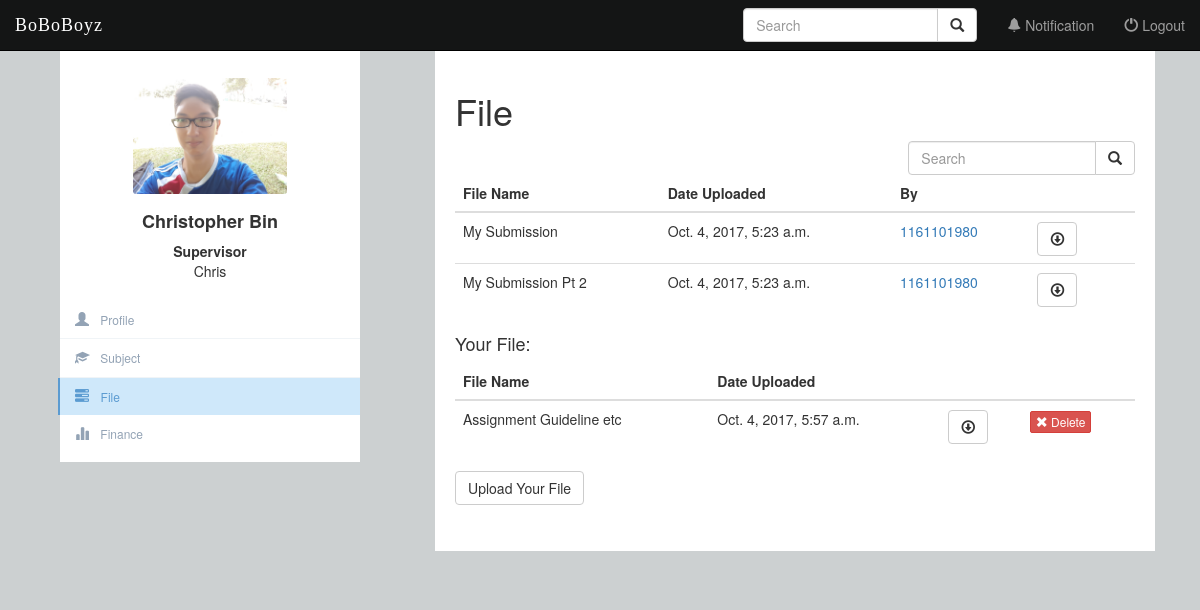
The page /file/ (signed in) on the database its author committed.
### Profile/models.py (models this page shows, shortened)
class BaseProfile(models.Model):
    USER_TYPES = (
        ('Admin', 'Admin'),
        ('Supervisor', 'Supervisor'),
        ('Student', 'Student'),
    )
    GENDERS = (
        ('Female', 'Female'),
        ('Male', 'Male'),
    )
    user = models.OneToOneField(settings.AUTH_USER_MODEL, primary_key=True)
    user_dob = models.DateField(null=True, blank=True, verbose_name="Date of Birth")
    user_gender = models.CharField(choices=GENDERS, verbose_name="Gender", max_length=6)
    user_address = models.TextField(max_length=500, verbose_name="Address")
    user_photo = models.FileField(default="", verbose_name="Profile Picture", null=True, blank=True)
    user_type = models.CharField(choices=USER_TYPES, verbose_name="User Type", max_length=10)
    user_area = models.ForeignKey(Area, blank=True, null=True, on_delete=models.CASCADE, verbose_name="Area")
    class Meta:
        abstract = True

class Students(models.Model):
    STUDENT_TYPE = (
        ('By Research', 'By Research'),
        ('By Coursework', 'By Coursework'),
    )
    STATUS = (
        ('Active', 'Active'),
        ('Terminated', 'Terminated'),
        ('Graduated', 'Graduated'),
    )
    PROGRESS = (
        ('None', 'None'),
        ('Proposal Defense', 'Proposal Defense'),
        ('Work Completion Seminar', 'Work Completion Seminar'),
        ('Thesis Examination', 'Thesis Examination'),
        ('Viva Voce', 'Viva Voce'),
        ('Completed', 'Completed'),
    )
    user_status = models.CharField(choices=STATUS, verbose_name="Academic Status", default='Active', max_length=10)
    user_feesOwed = models.DecimalField(verbose_name="Outstanding Payment", max_digits=7,decimal_places=2,default=0)
    stud_type = models.CharField(choices=STUDENT_TYPE, verbose_name="Student Type", blank=True, null=True, max_length=13)
    br_title = models.CharField(max_length=100, verbose_name="Research Title", unique=True, null=True, blank=True)
    br_progress = models.CharField(choices=PROGRESS, verbose_name="Research Progress", default='None', max_length=23)
    bc_cgpa = MinMaxFloat(min_value=0.0, max_value=4.0, verbose_name="CGPA", default=0.0)
    class Meta:
        abstract = True

class Supervisor(models.Model):
    class Meta:
        abstract = True

class Profile(BaseProfile, Students, Supervisor):
    pass

### file/models.py (models this page shows, shortened)
class File(models.Model):
    file_title = models.CharField(max_length=250, blank=False)
    file_upload = models.FileField(upload_to='File/')
    uploaded_at = models.DateTimeField(auto_now_add=True, blank=True)
    owner = models.ForeignKey(settings.AUTH_USER_MODEL,related_name='file', on_delete=models.CASCADE, null=True)

### file/views.py (the view, shortened to what this page needs)
# urls.py: url(r'^file/', include('file.urls')),
def file(request):
    profile = Profile.objects.get(pk=request.user.id)
    all_profiles = Profile.objects.all().filter(
        Q(user_type="Supervisor") | Q(user_type="Student")
    ).distinct()
    query = request.GET.get("q")
    if profile.user_type == 'Supervisor':
        approved_app = Appointment.objects.filter(lecID=profile.user)
        form = ProgressForm(request.POST or None)
        if request.POST:
            if form.is_valid():
                progress = form.cleaned_data.get("br_progress")
                target_profile.br_progress = progress
                target_profile.save()
        if request.POST.get("reject"):
            appointmentID = request.POST.get('appointment_id', False)
            app = Appointment.objects.get(pk=appointmentID)
            app.status = "Reject"
            app.save()
        elif request.POST.get("accept"):
            appointmentID = request.POST.get('appointment_id', False)
            app = Appointment.objects.get(pk=appointmentID)
            app.status = "Approve"
            app.save()
            return render(request, 'file/File.html', {'my_files': my_files, 'files': files, 'profile': profile, 'approved_app': approved_app})
    elif profile.user_type == 'Student':
        try:
            application = Application.objects.get(app_student=request.user.id)
        except Application.DoesNotExist:
            application = None
            approved_app = Appointment.objects.filter(Q(stuID=profile.user) | Q(status="Pending"))
    if profile.user_type == 'Student':
        try:
            s = Supervise.objects.get(s_student = request.user)
            s1 = s.s_supervisor
            s2 = s.s_cosupervisor
            files = File.objects.filter(Q(owner=s1) | Q(owner=s2))
        except ObjectDoesNotExist:
            files = None
        my_files = File.objects.filter(Q(owner=request.user))
        query = request.GET.get("q")
        if query:
            if files != None:
                files = files.filter(
                    Q(file_title__contains=query)
                ).distinct()
            my_files = my_files.filter(
                Q(file_title__contains=query)
            ).distinct()
            return render(request, 'file/File.html', {'my_files':my_files,'files': files,'profile': profile,})
        else:
            return render(request, 'file/File.html', {'my_files':my_files,'files': files,'profile': profile, })
    elif profile.user_type == 'Supervisor':
        files = []
        try:
            supervise = Supervise.objects.filter(Q(s_supervisor=request.user) | Q(s_cosupervisor=request.user))
            for s in supervise:
                files += File.objects.filter(Q(owner=s.s_student))[:]
        except ObjectDoesNotExist:
            files = None
        my_files = File.objects.filter(Q(owner=request.user))
        query = request.GET.get("q")
        if query:
            files = [x for x in files if query in x.file_title]
            my_files = my_files.filter(
                Q(file_title__contains=query)
            ).distinct()
            return render(request, 'file/File.html', {'my_files':my_files,'files': files,'profile': profile,})
        else:
            return render(request, 'file/File.html', {'my_files':my_files,'files': files,'profile': profile,})
    else:
        logout(request)
        return render(request, 'Profile/login.html', {'error_message': 'You are NOT allowed to enter this page.'})

### file/templates/file/File.html (shortened to what this page needs)
<!DOCTYPE html>
<html lang="en">
{% extends 'Profile/side_bar.html' %}
{% block content %}
{% load staticfiles %}
<div class="col-md-12 col-sm-12 col-xs-12">
				<div class="form-profile">
					<h1>File</h1>
					<div class="table-responsive">
						<form>
							<form class="navbar-form navbar-right" role="search" method="get" action="{% url 'file:file' %}">
								<div class="input-group col-md-4 col-sm-4 col-xs-12 pull-right">
									<input type="text" class="form-control" placeholder="Search" name="q" value="{{ request.GET.q }}">
									<div class="input-group-btn">
										<button class="btn btn-default" type="submit"><i class="glyphicon glyphicon-search"></i></button>
									</div>
								</div>
							</form>
							{% if not files == None %}
								<table class="table ">
									<thead>
									  <tr>
										<th>File Name</th>
										<th>Date Uploaded</th>
										<th>By</th>
										<th></th>
										<th></th>
									  </tr>
									</thead>
									<tbody>
									{% for obj in files %}
									<tr>
									  <td>
										<p>{{ obj.file_title }}</p>
									  </td>
									  <td>
										<p> {{ obj.uploaded_at }}</p>
									  </td>
										<td>
										<a href = "{% url 'Profile:profile' obj.owner.username %}" > {{ obj.owner.username }}</a>
									  </td>
									  <td>
										<a target="_blank" href="{{ obj.file_upload.url }}">
										  <button type="button" class = "btn btn-default glyphicon glyphicon-download"></button>
										</a>
									  </td>
									  <td>
									  </td>
									</tr>
									{% endfor %}
									</tbody>
								  </table>
									<h4>Your File:</h4>
								{% endif %}
								<table class="table ">
							    <thead>
							      <tr>
							        <th>File Name</th>
							        <th>Date Uploaded</th>
								    <th></th>
									<th></th>
							      </tr>
							    </thead>
							    <tbody>
								{% for obj in my_files %}
								<tr>
								  <td>
								  <p>{{ obj.file_title }}</p>
								  </td>
								  <td>
									<p> {{ obj.uploaded_at }}</p>
								  </td>
								  <td>
									<a target="_blank" href="{{ obj.file_upload.url }}">
									  <button type="button" class = "btn btn-default glyphicon glyphicon-download"></button>
									</a>
								  </td>
								  <td>
									  <form action="{% url 'file:delete' obj.id %}" method="post" style="display: inline;">
									  <button type="submit" class="btn btn-danger btn-xs">
										<span class="glyphicon glyphicon-remove"></span> Delete
									  </button>
									</form>
								  </td>
								</tr>
								{% endfor %}
							    </tbody>
							  </table>
								<a href="{% url 'file:upload' %}" class="btn btn-default">Upload Your File</a>
{% endblock %}

### Profile/templates/Profile/side_bar.html (shortened to what this page needs)
{% extends 'Profile/navigation_bar.html' %}
{% block body %}
{% load staticfiles %}
<div class="container-fluid">
	<div class="row profile">
		<div class="col-md-4 col-sm-4 hidden-xs ">
			<div class="profile-sidebar col-md-3 col-sm-3" id="profile-sidebar">
				<div class="profile-userpic">
					<center>
						<button type="button" class="btn btn-userpic">
							{% if profile.user_photo %}
								<img src="{{ profile.user_photo.url }}" class="img-responsive" alt="">
							{% else %}
								<img src="{% static 'Profile/image/default.png' %}" class="img-responsive" alt="">
							{% endif %}
						</button>
					</center>
				</div>
				<div class="profile-usertitle">
					<h4><strong>{{ profile.user.first_name }} {{ profile.user.last_name }}</strong></h4>
					<div>
						<strong>
							{% if profile.user_type == 'Student' %}
								{% if profile.stud_type == 'By Research' %}
									Research Student
								{% elif profile.stud_type == 'By Coursework'%}
									Coursework Student
								{% endif %}
							{% else %}
								{{ profile.user_type }}
							{% endif %}
						</strong>
					</div>
					<div>
						{{ profile.user.username }}
					</div>
				</div>
				<div class="profile-usermenu">
					<ul class = "nav navbar-fixed-left">
						<li {% if request.resolver_match.url_name == 'home' %}class="active"{% endif %}>
							<a href="{% url 'Profile:home' %}">
							<span class= "glyphicon glyphicon-user"></span>
							Profile</a>
						</li>
						<li {% if request.resolver_match.url_name == 'subject' %}class="active"{% endif %}>
							<a href="{% url 'subject:subject' %}">
							<span class= "glyphicon glyphicon-education"></span>
							Subject</a>
						</li>
						<li {% if request.resolver_match.url_name == 'file' %}class="active"{% endif %}>
							<a href="{% url 'file:file' %}">
							<span class= "glyphicon glyphicon-tasks"></span>
							File</a>
						</li>
						<li  {% if request.resolver_match.url_name == 'account' %}class="active"{% endif %}>
							<a href="{% url 'Transaction:account' %}">
							<span class= "glyphicon glyphicon-stats"></span>
							Finance</a>
						</li>
					</ul>
				</div>
			</div>
		</div>
		<div class="col-md-8 col-sm-8 col-xs-12">
			{% block content %}
			{% endblock %}
		</div>
	</div>
</div>
{% endblock %}

### Profile/static/Profile/css/navbar.css (style rules this page uses)
.profile { margin:1px 0; }
.profile-sidebar { padding: 20px 0 10px 0; background:white; margin-top:50px; margin-left:30px; min-width: 200px; min-height: 400px; }
.profile-userpic img { float: none; margin:0 auto; width:100%; height:100%; border-radius:3px; }
.profile-usertitle { text-align:center; margin-top:7px; }
.profile-usermenu { margin-top:20px; }
.profile ul li { border-bottom:1px solid #f0f4f7; }
.profile ul li:last-child { border-bottom: none; }
.profile ul li a { color:#93a3b5; font-size:12px; font-weight:400; }
.profile ul li a span { margin-right:8px; font-size:14px; }
.profile ul li.active { border-bottom:none; }
.profile ul li.active a { color:#5b9bd1; background-color:#cfe8fa; border-left: 2px solid #5b9bd1; margin-left: -2px; }
.form-profile { margin-top:50px; padding:20px; background:rgba(255,255,255,1); min-height:500px; margin-bottom:30px; }
.btn-danger { border-radius: 2px; }
.btn-userpic { background-color: rgba(255,255,255,0); border: 1px solid rgba(255,255,255,0); height:75%; width:60%; }

### rows shown on the page
Profile: user_photo (picture), user.first_name "Christopher", user.last_name "Bin", user_type "Supervisor", user.username "Chris"
File: file_title "My Submission", uploaded_at "Oct. 4, 2017, 5:23 a.m.", owner.username "1161101980"
File: file_title "My Submission Pt 2", uploaded_at "Oct. 4, 2017, 5:23 a.m.", owner.username "1161101980"
File: file_title "Assignment Guideline etc", uploaded_at "Oct. 4, 2017, 5:57 a.m."
